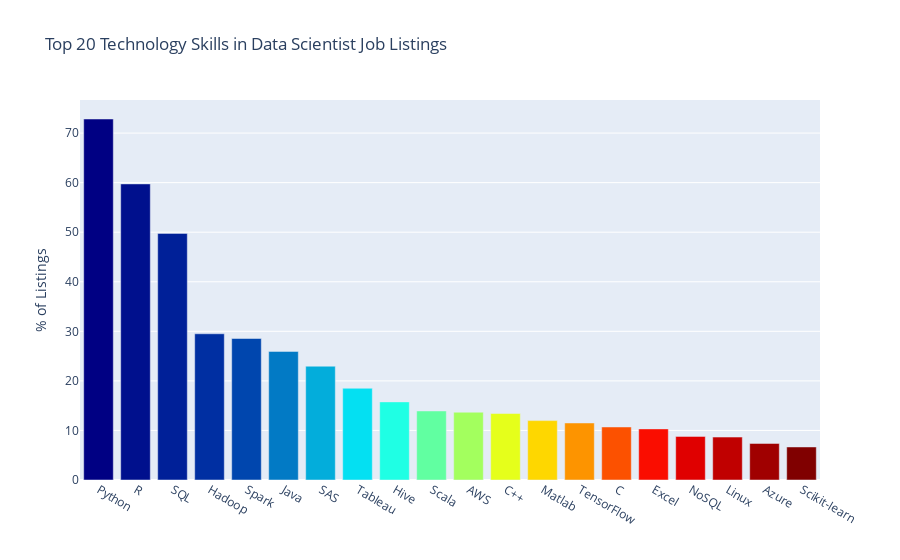

Notebook code cell kept with this figure:
### Code cell
cmax=200
cmin=50
color_s = np.linspace(cmin, cmax, 20)

data = [
    go.Bar(
        x=df.index,          
        y=df.iloc[:20, -1],
        marker=dict(
            colorscale='Jet',
            color=color_s,
        ),
    )
]

layout = dict(
    title="Top 20 Technology Skills in Data Scientist Job Listings",
    yaxis=dict(title="% of Listings",)
)

fig = go.Figure(data=data, layout=layout)
py.iplot(fig)

### Figure 1 — Plotly figure (JSON) as saved in the notebook; plotly's stock layout.template omitted (floating-point values rounded to 4 significant figures)
{"data": [{"marker": {"color": [50, 57.89, 65.79, 73.68, 81.58, 89.47, 97.37, 105.3, 113.2, 121.1, 128.9, 136.8, 144.7, 152.6, 160.5, 168.4, 176.3, 184.2, 192.1, 200], "colorscale": [[0, "rgb(0,0,131)"], [0.2, "rgb(0,60,170)"], [0.4, "rgb(5,255,255)"], [0.6, "rgb(255,255,0)"], [0.8, "rgb(250,0,0)"], [1, "rgb(128,0,0)"]]}, "type": "bar", "x": ["Python", "R", "SQL", "Hadoop", "Spark", "Java", "SAS", "Tableau", "Hive", "Scala", "AWS", "C++", "Matlab", "TensorFlow", "C", "Excel", "NoSQL", "Linux", "Azure", "Scikit-learn", "SPSS", "Pandas", "Pig", "Javascript", "Numpy", "Perl", "C# ", "Keras", "Git", "Docker", "MySQL", "Hbase", "MongoDB", "Cassandra", "D3", "PyTorch", "Caffe"], "y": [72.84, 59.74, 49.76, 29.51, 28.55, 25.95, 22.96, 18.51, 15.76, 13.93, 13.68, 13.41, 11.98, 11.51, 10.7, 10.31, 8.8, 8.659, 7.378, 6.667]}], "layout": {"title": {"text": "Top 20 Technology Skills in Data Scientist Job Listings"}, "yaxis": {"title": {"text": "% of Listings"}}}}
